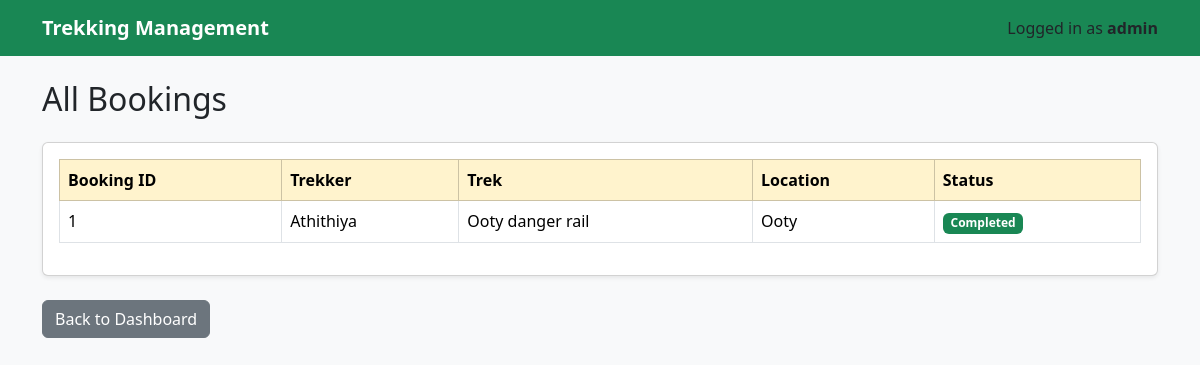
Page /view_bookings (signed in) on the committed database.
### models.py (models this page shows)
class Booking(db.Model):
    id = db.Column(db.Integer, primary_key=True)
    user_id = db.Column(db.Integer, db.ForeignKey("user.id"), nullable=False)
    trek_id = db.Column(db.Integer, db.ForeignKey("trek.id"), nullable=False)
    booking_status = db.Column(db.String(20), default="Booked")
    booking_date = db.Column(db.String(30))
    payment_status = db.Column(db.String(20), default="Pending")

class User(db.Model):
    id = db.Column(db.Integer, primary_key=True)
    name = db.Column(db.String(100), nullable=False)
    username = db.Column(db.String(50), unique=True, nullable=False)
    password = db.Column(db.String(200), nullable=False)
    role = db.Column(db.String(20), nullable=False)
    is_active = db.Column(db.Boolean, default=True)
    bookings = db.relationship("Booking", backref="user", lazy=True)

class Trek(db.Model):
    id = db.Column(db.Integer, primary_key=True)
    trek_name = db.Column(db.String(100), nullable=False)
    location = db.Column(db.String(100), nullable=False)
    difficulty = db.Column(db.String(20), nullable=False)
    duration = db.Column(db.String(30), nullable=False)
    available_slots = db.Column(db.Integer, nullable=False)
    assigned_staff = db.Column(db.Integer)
    status = db.Column(db.String(20), default="Open")
    description = db.Column(db.String(300))
    bookings = db.relationship("Booking", backref="trek", lazy=True)

### app.py (the view)
@app.route("/view_bookings")
def view_bookings():
    if "user_id" not in session or session["role"] != "admin":
        return redirect("/login")
    bookings = Booking.query.all()
    return render_template(
        "view_bookings.html",
        bookings=bookings
    )

### templates/view_bookings.html (shortened to what this page needs)
{% extends "base.html" %}
{% block content %}
<h2 class="mb-4">All Bookings</h2>
<div class="card shadow-sm">
    <div class="card-body">
        <div class="table-responsive">
            <table class="table table-bordered table-hover align-middle">
                <thead class="table-warning">
                    <tr>
                        <th>Booking ID</th>
                        <th>Trekker</th>
                        <th>Trek</th>
                        <th>Location</th>
                        <th>Status</th>
                    </tr>
                </thead>
                <tbody>
                {% for booking in bookings %}
                <tr>
                    <td>{{ booking.id }}</td>
                    <td>{{ booking.user.name }}</td>
                    <td>{{ booking.trek.trek_name }}</td>
                    <td>{{ booking.trek.location }}</td>
                    <td>
                        {% if booking.booking_status == "Booked" %}
                            <span class="badge bg-primary">
                                Booked
                            </span>
                        {% elif booking.booking_status == "Completed" %}
                            <span class="badge bg-success">
                                Completed
                            </span>
                        {% elif booking.booking_status == "Cancelled" %}
                            <span class="badge bg-danger">
                                Cancelled
                            </span>
                        {% else %}
                            <span class="badge bg-secondary">
                                {{ booking.booking_status }}
                            </span>
                        {% endif %}
                    </td>
                </tr>
                {% endfor %}
                </tbody>
            </table>
        </div>
    </div>
</div>
<br>
<a href="/admin" class="btn btn-secondary">
    Back to Dashboard
</a>
{% endblock %}

### rows in the picture
Booking: id "1", user.name "Athithiya", trek.trek_name "Ooty danger rail", trek.location "Ooty", booking_status "Completed"

### other values in the picture
{{ session["username"] }} "admin"
